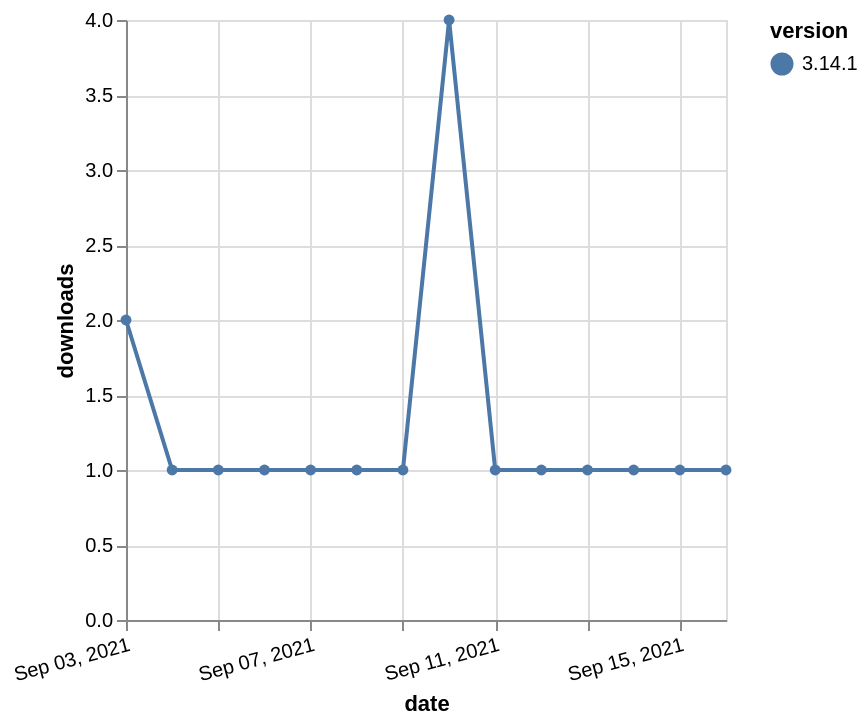

Vega-Lite specification for this chart:
### Vega-Lite specification from a JSON file in a GitHub repository (floating-point values rounded to 4 significant figures)
{"$schema": "https://vega.github.io/schema/vega-lite/v5.json", "description": "A simple bar chart with embedded data.", "data": {"values": [{"date": "2021-09-03", "total": 641, "delta": 2, "version": "3.14.1"}, {"date": "2021-09-04", "total": 642, "delta": 1, "version": "3.14.1"}, {"date": "2021-09-05", "total": 643, "delta": 1, "version": "3.14.1"}, {"date": "2021-09-06", "total": 644, "delta": 1, "version": "3.14.1"}, {"date": "2021-09-07", "total": 645, "delta": 1, "version": "3.14.1"}, {"date": "2021-09-08", "total": 646, "delta": 1, "version": "3.14.1"}, {"date": "2021-09-09", "total": 647, "delta": 1, "version": "3.14.1"}, {"date": "2021-09-10", "total": 651, "delta": 4, "version": "3.14.1"}, {"date": "2021-09-11", "total": 652, "delta": 1, "version": "3.14.1"}, {"date": "2021-09-12", "total": 653, "delta": 1, "version": "3.14.1"}, {"date": "2021-09-13", "total": 654, "delta": 1, "version": "3.14.1"}, {"date": "2021-09-14", "total": 655, "delta": 1, "version": "3.14.1"}, {"date": "2021-09-15", "total": 656, "delta": 1, "version": "3.14.1"}, {"date": "2021-09-16", "total": 657, "delta": 1, "version": "3.14.1"}]}, "width": "container", "mark": {"type": "line", "point": {"filled": true}}, "encoding": {"x": {"field": "date", "type": "temporal", "timeUnit": "yearmonthdate", "title": "date", "axis": {"labelAngle": -15}}, "y": {"field": "delta", "type": "quantitative", "title": "downloads"}, "color": {"field": "version", "type": "nominal"}, "tooltip": {"field": "delta"}}}
